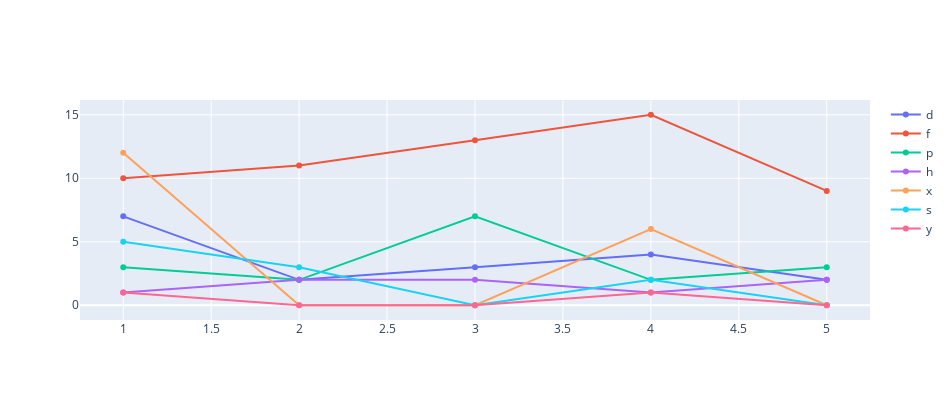

Notebook source saved alongside this figure:
### Code cell
plot_lines(df)

### Figure 1 — Plotly figure (JSON) as saved in the notebook; plotly's stock layout.template omitted (floating-point values rounded to 4 significant figures)
{"data": [{"mode": "lines+markers", "name": "d", "type": "scatter", "x": [1, 2, 3, 4, 5], "y": [7, 2, 3, 4, 2]}, {"mode": "lines+markers", "name": "f", "type": "scatter", "x": [1, 2, 3, 4, 5], "y": [10, 11, 13, 15, 9]}, {"mode": "lines+markers", "name": "p", "type": "scatter", "x": [1, 2, 3, 4, 5], "y": [3, 2, 7, 2, 3]}, {"mode": "lines+markers", "name": "h", "type": "scatter", "x": [1, 2, 3, 4, 5], "y": [1, 2, 2, 1, 2]}, {"mode": "lines+markers", "name": "x", "type": "scatter", "x": [1, 2, 3, 4, 5], "y": [12, 0, 0, 6, 0]}, {"mode": "lines+markers", "name": "s", "type": "scatter", "x": [1, 2, 3, 4, 5], "y": [5, 3, 0, 2, 0]}, {"mode": "lines+markers", "name": "y", "type": "scatter", "x": [1, 2, 3, 4, 5], "y": [1, 0, 0, 1, 0]}], "layout": {"height": 400, "width": 950}}
